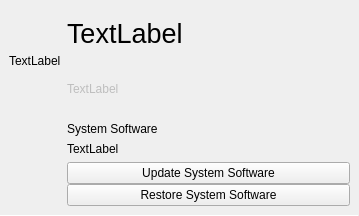
<?xml version="1.0" encoding="UTF-8"?>
<ui version="4.0">
 <class>IDeviceFileColumnWidget</class>
 <widget class="QWidget" name="IDeviceFileColumnWidget">
  <property name="geometry">
   <rect>
    <x>0</x>
    <y>0</y>
    <width>359</width>
    <height>216</height>
   </rect>
  </property>
  <property name="windowTitle">
   <string>Form</string>
  </property>
  <layout class="QVBoxLayout" name="verticalLayout">
   <property name="spacing">
    <number>0</number>
   </property>
   <property name="leftMargin">
    <number>0</number>
   </property>
   <property name="topMargin">
    <number>0</number>
   </property>
   <property name="rightMargin">
    <number>0</number>
   </property>
   <property name="bottomMargin">
    <number>0</number>
   </property>
   <item>
    <layout class="QGridLayout" name="gridLayout">
     <property name="leftMargin">
      <number>9</number>
     </property>
     <property name="topMargin">
      <number>9</number>
     </property>
     <property name="rightMargin">
      <number>9</number>
     </property>
     <property name="bottomMargin">
      <number>9</number>
     </property>
     <property name="spacing">
      <number>6</number>
     </property>
     <item row="0" column="2">
      <spacer name="horizontalSpacer">
       <property name="orientation">
        <enum>Qt::Horizontal</enum>
       </property>
       <property name="sizeHint" stdset="0">
        <size>
         <width>40</width>
         <height>20</height>
        </size>
       </property>
      </spacer>
     </item>
     <item row="0" column="1" alignment="Qt::AlignLeft">
      <widget class="QLabel" name="deviceName">
       <property name="font">
        <font>
         <pointsize>20</pointsize>
        </font>
       </property>
       <property name="text">
        <string notr="true">TextLabel</string>
       </property>
      </widget>
     </item>
     <item row="0" column="0" rowspan="2">
      <widget class="QLabel" name="deviceIcon">
       <property name="text">
        <string notr="true">TextLabel</string>
       </property>
      </widget>
     </item>
     <item row="1" column="1" alignment="Qt::AlignLeft">
      <widget class="QLabel" name="deviceStats">
       <property name="enabled">
        <bool>false</bool>
       </property>
       <property name="text">
        <string notr="true">TextLabel</string>
       </property>
      </widget>
     </item>
     <item row="2" column="1" colspan="2">
      <layout class="QVBoxLayout" name="verticalLayout_2">
       <property name="topMargin">
        <number>3</number>
       </property>
       <item>
        <widget class="tSubtitleLabel" name="subtitleLabel">
         <property name="text">
          <string>System Software</string>
         </property>
        </widget>
       </item>
       <item>
        <widget class="QLabel" name="softwareInformationLabel">
         <property name="text">
          <string notr="true">TextLabel</string>
         </property>
         <property name="wordWrap">
          <bool>true</bool>
         </property>
        </widget>
       </item>
       <item>
        <layout class="QVBoxLayout" name="verticalLayout_3">
         <property name="spacing">
          <number>0</number>
         </property>
         <item>
          <widget class="QPushButton" name="updateButton">
           <property name="text">
            <string>Update System Software</string>
           </property>
          </widget>
         </item>
         <item>
          <widget class="QPushButton" name="restoreButton">
           <property name="text">
            <string>Restore System Software</string>
           </property>
          </widget>
         </item>
        </layout>
       </item>
      </layout>
     </item>
    </layout>
   </item>
   <item>
    <widget class="Line" name="singlePixelHorizontalLine">
     <property name="maximumSize">
      <size>
       <width>16777215</width>
       <height>1</height>
      </size>
     </property>
     <property name="orientation">
      <enum>Qt::Horizontal</enum>
     </property>
    </widget>
   </item>
  </layout>
 </widget>
 <customwidgets>
  <customwidget>
   <class>tSubtitleLabel</class>
   <extends>QLabel</extends>
   <header location="global">tsubtitlelabel.h</header>
  </customwidget>
 </customwidgets>
 <resources/>
 <connections/>
</ui>
